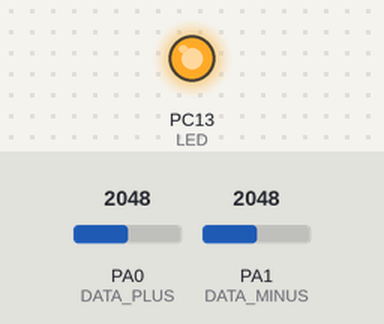
A sketch run on a simulated STM32 Blue Pill. On the bench: output pins drawn as LEDs (lit = HIGH). Dashed ring = blinking. Inputs (shaded band) come from the test bench; at power-on: PA0 (DATA_PLUS) = 2048, PA1 (DATA_MINUS) = 2048.

Above: at 1.2 s.
1.3 s: PA0 (DATA_PLUS) set to 2191
At 1.77 s:
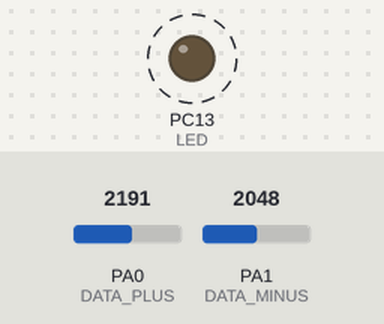
4.3 s: PA0 (DATA_PLUS) set to 2047
At 5.5 s:
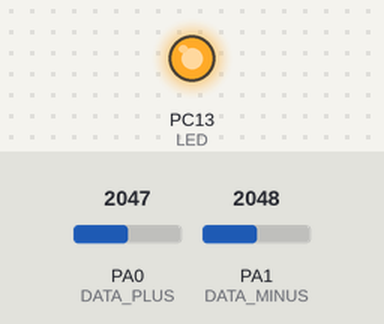
5.8 s: PA0 (DATA_PLUS) set to 1903
At 6.11 s:
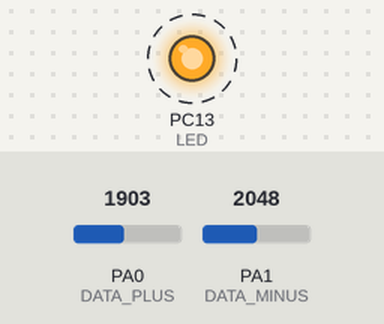
Timing chart, 0 to 14.8 s (numbered marks = the images above; inputs shaded):
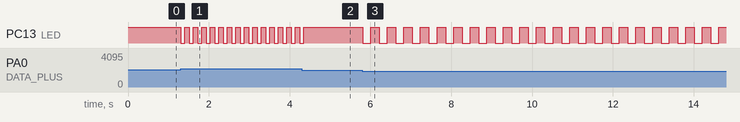

The sketch:

usb_low_resistance_tester.ino
```cpp
// (licence header left out)
/* Раскоментировать, если нужно посмотреть значения в Мониторе порта
Например для калибровки DELTA_VOLTAGE_DROP */
//#define __DEBUG
/* Выводы светодиода и АЦП для USB
НЕ ИСПУЛЬЗУЙТЕ ВЫВОДЫ ВСТРОЕЕНОГО USB PA11, PA12 */
#define DATA_PLUS          PA0 // Можно PA0-PA7, PB0-PB1
#define DATA_MINUS         PA1 // Можно PA0-PA7, PB0-PB1
#define LED                PC13
/* Задержки для мигания */
#define BLINK_PERIOD_1      100
#define BLINK_PERIOD_2      200
/* Отклонение падений напряжений на линиях D+ и D-
В видео я забыл сказать, что это число нужно откалибровать на основе живых и убитых плат
Мое значение (100) чисто по одной живой плате */
#define DELTA_VOLTAGE_DROP 100
/* Структура для удобства работы с перемеными */
struct Voltage {
  uint16_t data_plus;
  uint16_t data_minus;
  int16_t difference;
} voltage;

void setup() {
  /* Отключает JTAG, оставляет SWD. Иначе PB3,PB4,PA15 будут заняты JTAG */
  enableDebugPorts();
  initLines();
  initLED();
#ifdef __DEBUG
Serial.begin();
while (!Serial);
#endif
}

void loop() {
  /* Проверяем линии D+ и D- */
  testLines();
}

void testLines() {
  /* Получение напряжения на каждом выводе АЦП */
  voltage.data_plus =  analogRead(DATA_PLUS);
  voltage.data_minus = analogRead(DATA_MINUS);
  /* Нахождение разности, т.е. отличий в падении напряжений на каждой линии данных USB */
  voltage.difference = voltage.data_plus - voltage.data_minus;
#ifdef __DEBUG
Serial.print(voltage.data_plus);
Serial.print("\t");
Serial.print(voltage.data_minus);
Serial.print("\t");
Serial.print(voltage.difference);
Serial.print("\t");
#endif
  /* Проверка на наличие существенного отклонения между падениями */
  if (voltage.difference > DELTA_VOLTAGE_DROP) {
    blinkLED(BLINK_PERIOD_1);
#ifdef __DEBUG
Serial.print("Voltage at D- LOW");
Serial.print("\n");
#endif
  }
  else if (voltage.difference < -DELTA_VOLTAGE_DROP) {
    blinkLED(BLINK_PERIOD_2);
#ifdef __DEBUG
Serial.print("Voltage at D+ LOW");
Serial.print("\n");
#endif
  }
  else {
#ifdef __DEBUG
Serial.print("\n");
#endif
  }
  delay(10);
}
/* Настройка выводов для АЦП */
void initLines() {
  pinMode(DATA_PLUS, INPUT_ANALOG);
  pinMode(DATA_MINUS, INPUT_ANALOG);
}
/* Настройка вывода и начального состояния для LED */
void initLED() {
  pinMode(LED, OUTPUT);
  digitalWrite(LED, HIGH);
}
/* Мигалка */
void blinkLED (uint16_t time) {
  digitalWrite(LED, LOW);
  delay(time);
  digitalWrite(LED, HIGH);
  delay(time);
}
```

Measured:
- the behaviour switches between 2148 and 2149 on PA0 (DATA_PLUS) (found by bisection; images 0 and 1)
- the behaviour switches between 1948 and 1947 on PA0 (DATA_PLUS) (found by bisection; images 2 and 3)
- after the input at 1.3 s, PC13 (LED): alternates HIGH for 0.11 s and LOW for 0.10 s, starting at once
- after the input at 4.3 s, PC13 (LED): goes on until 4.3 s, then stays HIGH
- after the input at 5.8 s, PC13 (LED): alternates HIGH for 0.21 s and LOW for 0.20 s, starting at once
